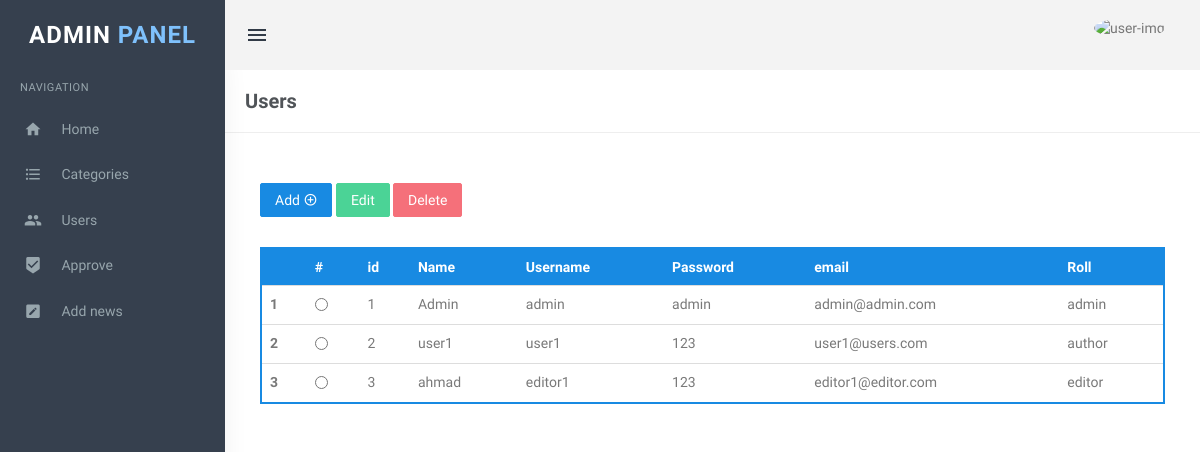
The page /adminPanel/users.php (signed in) on the database its author committed.
### tables this page shows
CREATE TABLE IF NOT EXISTS `users` (
  `id` int(200) NOT NULL AUTO_INCREMENT,
  `username` varchar(20) NOT NULL,
  `password` varchar(30) NOT NULL,
  `email` varchar(40) NOT NULL,
  `name` varchar(20) NOT NULL,
  `roll` varchar(20) NOT NULL,
  `birthdate` date NOT NULL,
  `status` varchar(10) NOT NULL,
  PRIMARY KEY (`id`) USING BTREE,
  UNIQUE KEY `email` (`email`),
  UNIQUE KEY `username` (`username`) USING BTREE
);

### adminPanel/users.php (the view, shortened to what this page needs)
<?php
include('includes/config.php');
?>
<!DOCTYPE html>
<html lang="en">
<head>
    <link href="assets/css/bootstrap.min.css" rel="stylesheet" type="text/css" />
    <link href="assets/css/core.css" rel="stylesheet" type="text/css" />
    <link href="assets/css/components.css" rel="stylesheet" type="text/css" />
    <link href="assets/css/icons.css" rel="stylesheet" type="text/css" />
    <link href="assets/css/pages.css" rel="stylesheet" type="text/css" />
    <link href="assets/css/menu.css" rel="stylesheet" type="text/css" />
    <link href="assets/css/responsive.css" rel="stylesheet" type="text/css" />
    <link href="assets/css/myStyle.css" rel="stylesheet" type="text/css" />
</head>
<body class="fixed-left">
    <div id="wrapper">
        <?php include('includes/topheader.php');?>
        <?php include('includes/leftsidebar.php');?>
        <div class="content-page">
            <div class="content">
                <div class="container">
                    <div class="row">
                        <div class="col-xs-12">
                            <div class="page-title-box">
                                <h4 class="page-title">Users</h4>
                                <div class="clearfix"></div>
                            </div>
                        </div>
                    </div>
                    <form method="post">
                        <div class="row">
                            <div class="col-md-12">
                                <div class="demo-box m-t-20">
                                    <div class="m-b-30">
                                        <a href="addUser.php">
                                            <button id="addUser" class="btn btn-primary waves-effect waves-light"
                                                type="submit" value="add" method="post">Add
                                                <i class="mdi mdi-plus-circle-outline"></i></button>
                                        </a>
                                        <a href="editUser.php">
                                            <button id="editUser" class="btn btn-success waves-effect waves-light"
                                                type="submit" value="edit" method="post">Edit</i></button>
                                        </a>
                                        <a href="deleteUser.php">
                                            <button id="deleteUser" class="btn btn-danger waves-effect waves-light"
                                                type="submit" value="delete" method="post">Delete</button>
                                        </a>
                                    </div>
                                    <div class="table-responsive">
                                        <table class="table m-0 table-colored-bordered table-bordered-primary">
                                            <thead>
                                                <tr>
                                                    <th></th>
                                                    <th>#</th>
                                                    <th>id</th>
                                                    <th>Name</th>
                                                    <th>Username</th>
                                                    <th>Password</th>
                                                    <th>email</th>
                                                    <th>Roll</th>
                                                </tr>
                                            </thead>
                                            <tbody>
                                                <?php
                                            $query = "Select users.id as id, users.name as name, users.username as username, users.password as password,users.email as email,users.roll as roll from users";
                                            $result=mysqli_query($con,$query);
                                            $num=1;
                                            $rowNum=mysqli_num_rows($result);
                                            if($rowNum==0)
                                            {
                                            ?>
                                                <tr>
                                                    <td colspan="7" align="center">
                                                        <h3 style="color:red">No user found</h3>
                                                    </td>
                                                <tr>
                                                    <?php
                                                } else {
                                                while($row=mysqli_fetch_array($result))
                                                {
                                                ?>
                                                <tr>
                                                    <th scope="row"><?php echo htmlentities($num);?></th>
                                                    <td>
                                                        <div class="custom-control custom-radio">
                                                            <input type="radio" class="custom-control-input"
                                                                id="checkedItem" name="defaultExampleRadios"
                                                                value="<?php echo htmlentities($row['id']);?>">
                                                        </div>
                                                    </td>
                                                    <td><?php echo htmlentities($row['id']);?></td>
                                                    <td><?php echo htmlentities($row['name']);?></td>
                                                    <td><?php echo htmlentities($row['username']);?></td>
                                                    <td><?php echo htmlentities($row['password']);?></td>
                                                    <td><?php echo htmlentities($row['email']);?></td>
                                                    <td><?php echo htmlentities($row['roll']);?></td>
                                                </tr>
                                                <?php $num++;}} ?>
                                            </tbody>
                                        </table>
                                    </div>
                                </div>
                            </div>
                        </div>
                    </form>
                </div>
            </div>
        </div>
    </div>
</body>
</html>

### adminPanel/assets/css/core.css (style rules this page uses)
body { font-family: 'Varela Round', sans-serif; margin: 0; padding-bottom: 60px; overflow-x: hidden; color: #797979; }
html { position: relative; min-height: 100%; }
.h1, .h2, .h3, .h4, .h5, .h6, h1, h2, h3, h4, h5, h6 { color: #505458; font-family: 'Hind Madurai', sans-serif; margin: 10px 0; }
* { outline: none !important; }
.container { width: auto; }
#wrapper { height: 100%; overflow: hidden; width: 100%; }
.m-0 { margin: 0 !important; }
.m-t-20 { margin-top: 20px !important; }
.m-b-30 { margin-bottom: 30px !important; }
.row { margin-right: -10px; margin-left: -10px; }
.col-lg-1, .col-lg-10, .col-lg-11, .col-lg-12, .col-lg-2, .col-lg-3, .col-lg-4, .col-lg-5, .col-lg-6, .col-lg-7, .col-lg-8, .col-lg-9, .col-md-1, .col-md-10, .col-md-11, .col-md-12, .col-md-2, .col-md-3, .col-md-4, .col-md-5, .col-md-6, .col-md-7, .col-md-8, .col-md-9, .col-sm-1, .col-sm-10, .col-sm-11, .col-sm-12, .col-sm-2, .col-sm-3, .col-sm-4, .col-sm-5, .col-sm-6, .col-sm-7, .col-sm-8, .col-sm-9, .col-xs-1, .col-xs-10, .col-xs-11, .col-xs-12, .col-xs-2, .col-xs-3, .col-xs-4, .col-xs-5, .col-xs-6, .col-xs-7, .col-xs-8, .col-xs-9 { padding-left: 10px; padding-right: 10px; }
.waves-effect { position: relative; cursor: pointer; display: inline-block; overflow: hidden; -webkit-user-select: none; -moz-user-select: none; -ms-user-select: none; user-select: none; -webkit-tap-highlight-color: transparent; vertical-align: middle; z-index: 1; will-change: opacity, transform; -webkit-transition: all 0.3s ease-out; -moz-transition: all 0.3s ease-out; -o-transition: all 0.3s ease-out; -ms-transition: all 0.3s ease-out; transition: all 0.3s ease-out; }
.demo-box { padding: 10px 15px; }

### adminPanel/assets/css/menu.css (style rules this page uses)
.content-page { margin-left: 225px; overflow: hidden; }
.content-page .content { padding: 0 5px 10px 5px; margin-top: 70px; }
.page-title { font-size: 20px; margin-bottom: 0; margin-top: 0; font-weight: 600; }
.page-title-box { padding: 20px; border-bottom: 1px solid #eee; margin: 0 -20px 20px -20px; }
.page-title-box .page-title { margin-bottom: 0; float: left; }

### adminPanel/assets/css/myStyle.css (style rules this page uses)
a { cursor: pointer !important; }

### rows shown on the page
users: id "1", name "Admin", username "admin", password "admin", email "admin@admin.com", roll "admin"
users: id "2", name "user1", username "user1", password "123", email "user1@users.com", roll "author"
users: id "3", name "ahmad", username "editor1", password "123", email "editor1@editor.com", roll "editor"
